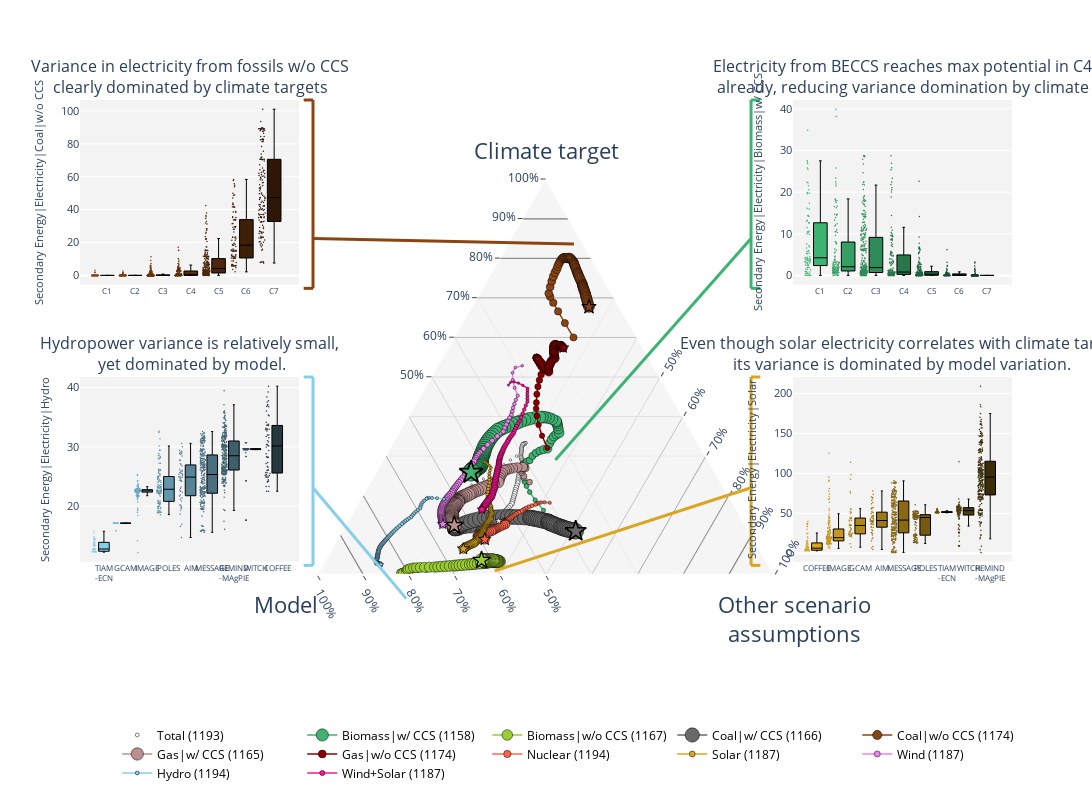

This figure's notebook cell:
### Markdown cell above
## Triangle Electricity

### Code cell
import Plotfunctions
reload(Plotfunctions)
from Plotfunctions import rescale_size, triangleplot, tableplot, spaghettiplot, draw_line, boxplots, drawline_brack, drawline_single

T1 = boxplots("Secondary Energy|Electricity|Coal|w/o CCS", 'saddlebrown', 2050, XRdata, XRmeta, "cat",
              "Variance in electricity from fossils w/o CCS<br>clearly dominated by climate targets")
T2 = boxplots("Secondary Energy|Electricity|Biomass|w/ CCS", 'mediumseagreen', 2050, XRdata, XRmeta, "cat",
              "Electricity from BECCS reaches max potential in C4<br>already, reducing variance domination by climate")
T4 = boxplots("Secondary Energy|Electricity|Solar", 'goldenrod', 2050, XRdata, XRmeta, "model", "Even though solar electricity correlates with climate target,<br>its variance is dominated by model variation.")
T3 = boxplots("Secondary Energy|Electricity|Hydro", 'skyblue', 2050, XRdata, XRmeta, "model", "Hydropower variance is relatively small,<br> yet dominated by model.")

xrsub = XRvar.sel(Variable = vars[cats == 'Electricity Generation'])
fig = triangleplot(xrsub, XRraw, 'Electricity Generation', T1, T2, T3, T4)
drawline_single(fig, 0.25, 0.53, 0.75, 0.74, 'saddlebrown')
drawline_single(fig, 0.72, 0.51, 0.75, 0.35, 'mediumseagreen')
drawline_single(fig, 0.72, 0.445, 0.30, 0.15, 'goldenrod')
drawline_single(fig, 0.25, 0.35, 0.30, 0.10, 'skyblue')
fig
